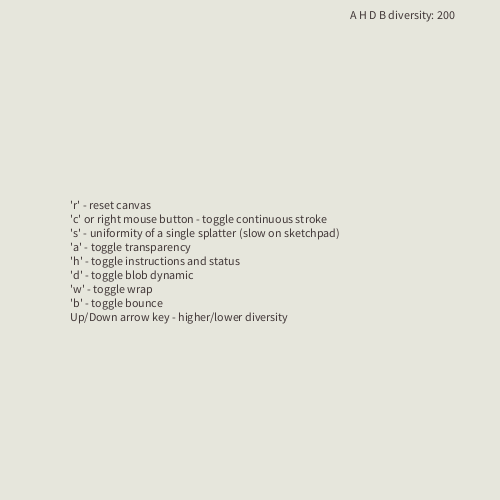
Frame 1 (no input)
Frame 60 (the mouse pressed at the canvas centre just before this capture): identical to frame 1, image omitted
Frame 120 (the mouse held since frame 60 and released just before this capture): identical to frame 1, image omitted

The Processing sketch that drew this single still picture (run headless with seeded random() and noise(); from frame 60 on, the mouse is pressed at the canvas centre):

// Processing sketch: sketch_150127c
// ── sketch_150127c.pde
float r,g,b,a; // rgba values for the splatters.
boolean continuous; // whether continuous stroke is enabled.
boolean help; // whether to display help.
boolean sort; // whether biggher spots are printed first.
boolean alpha; // whether alpha channel is used.
boolean dynamic; // whether blobs move around.
boolean wrap; // whether blobs wrap around.
boolean bounce; // whether blobs bounce around.
int diversity; // diversity of color.
ArrayList<Blob> bList;
 
void setup() {
  size(500,500);
  background(230,230,220);
  continuous = false;
  help = true;
  sort = false;
  alpha = true;
  diversity = 200;
  dynamic = true;
  wrap = false;
  bounce = true;
  // original color for the splatters
  r = (randomGaussian()*(second()+minute()*60+hour()*3600))%255;
  g = (randomGaussian()*(second()+minute()*60+hour()*3600))%255;
  b = (randomGaussian()*(second()+minute()*60+hour()*3600))%255;
  a = (randomGaussian()*(second()+minute()*60+hour()*3600))%200+55;
  displayInstructions();
  bList = new ArrayList<Blob>();
}
 
void draw() {
  if (continuous)
    splatter(mouseX,mouseY);
  if (dynamic){
    background(230,230,220);
    for (Blob b : bList){
      b.update();
      b.display();
    }
    if (help){
      displayInstructions();
    }
    if (bounce){
      for (Blob b : bList)
        b.bounce();
    }
    else if(wrap){
      for (Blob b : bList)
        b.wrap();
    }
    else {
      ArrayList<Integer> bListBoundary = new ArrayList<Integer>();
      int idx = 0;
      for (Blob b : bList){
        if (b.boundary());
          bListBoundary.add(idx);
        idx++;
      }
      for (int i = bListBoundary.size()-1; i >= 0; i--){
        bList.remove(bListBoundary.get(i));
      }
    }
  }
}
 
void keyPressed() {
  // reset canvas
  if (key == 'r') {
    background(230,230,220);
    String s = "'r' - reset canvas\n'c' or right mouse button - continuous stroke\n"+
               "'s' - uniformity of a single splatter\n"+
               "'a' - toggle transparency\n"+
               "Up/Down arrow key - higher/lower diversity\n";
    fill(65,55,55);
    text(s, width*0.2, height*0.4, width*0.8, height*0.3);
  }
  // toggle continuous stroke
  else if (key == 'c') {
    continuous = !continuous;
  }
  else if (key == 's') {
    sort = !sort;
  }
  else if (key == 'a') {
    alpha = !alpha;
  }
  else if (key == 'h') {
    help = !help; 
  }
  else if (key == 'd') {
    dynamic = !dynamic;
  }
  else if (key == 'b') {
    bounce = !bounce;
    wrap = false;
  }
  else if (key == 'w') {
    wrap = !wrap;
    bounce = false;
  }
  else if (key == CODED) {
    if (keyCode == UP) {
      diversity *= 1.1;
    } else if (keyCode == DOWN) {
      diversity *= 0.9;
    } 
  }
}
 
void mouseClicked() {
  // paint at the cursor location
  if (mouseButton == LEFT)
    splatter(mouseX, mouseY);
  // toggle continuous stroke
  else if (mouseButton == RIGHT)
    continuous = !continuous;
}
 
void splatter(float mx,float my) {
  // set diameters of spots
  int numSplatter = int(randomGaussian()*10+50);
  float[] splatters = new float[numSplatter];
  for (int i = 0; i < numSplatter; i++){
    splatters[i] = abs(randomGaussian()*width/random(40,50));
  }
  if (sort)
    splatters = sort(splatters);
  //println(splatters);
  //int td = 5;
  // print spots from the largest to the smallest
  for (int i = numSplatter-1; i >= 0; i--) {
    // assign location
    float dia = splatters[i];
    float sx = randomGaussian()*(width/5/dia)+mx;
    float sy = randomGaussian()*(width/5/dia)+my;  
    // apply change to color  
    int j = int(random(4));
    switch (i){
      case 0:
        r = constrain((randomGaussian()*diversity*(abs(mx-width/2)*abs(my-height/2))/width/height+r), 0, 255);
        break;
      case 1:
        g = constrain((randomGaussian()*diversity*(abs(mx-width/2)*abs(my-height/2))/width/height+g), 0, 255);
        break;
      case 2:
        b = constrain((randomGaussian()*diversity*(abs(mx-width/2)*abs(my-height/2))/width/height+b), 0, 255);
        break;
      case 3:
        if (alpha)
            a = constrain((randomGaussian()*diversity*(abs(mx-width/2)*abs(my-height/2))/width/height+a), 55, 255);
        else a = 255;
    }
    // draw spot
    if (!dynamic){
      noStroke();
      fill(r,g,b,a);
      ellipse(sx,sy,dia,dia);
    }
    bList.add(new Blob(sx,sy,r,g,b,a,dia));
    //int t0 = millis();
    //while (millis() < t0+td) {println(millis());}
    //td *= 1;
  }
}

class Blob {
  PVector pos;
  PVector vel;
  float dia;
  color cfill;
  
  Blob(float x,float y,float r,float g,float b,float a,float d){
    pos = new PVector(x, y);
    vel = new PVector(random(-1.0,1.0), random(-1.0,1.0));
    dia = d;
    cfill =color(r,g,b,a);
  }
  
  void update(){
    pos.add(vel);
  }
  void wrap(){
    if (pos.x>width+dia/2 || pos.x<0-dia/2) pos.x = width-pos.x;
    if (pos.y>height+dia/2 || pos.y<0-dia/2) pos.y = height-pos.y;
  }
  void bounce(){
    if (pos.x>width-dia/2 || pos.x<dia/2) vel.x *= -1;
    if (pos.y>height-dia/2 || pos.y<dia/2) vel.y *= -1;
  }
  boolean boundary(){
    if (pos.x>width+dia || pos.x<0-dia || pos.y>height+dia || pos.y<0-dia)
      return true;
    return false;
  }
  
  void display(){
    noStroke();
    fill(cfill);
    ellipse(pos.x,pos.y,dia,dia);
  }

}

void displayInstructions(){
  String s = "'r' - reset canvas\n'c' or right mouse button - toggle continuous stroke\n"+
             "'s' - uniformity of a single splatter (slow on sketchpad)\n"+
             "'a' - toggle transparency\n"+
             "'h' - toggle instructions and status\n"+
             "'d' - toggle blob dynamic\n"+
             "'w' - toggle wrap\n"+
             "'b' - toggle bounce\n"+
             "Up/Down arrow key - higher/lower diversity\n";
  fill(65,55,55);
  text(s, width*0.14, height*0.4, width*0.8, height*0.3);
  String stat = (sort?"S ":"")+(alpha?"A ":"")+(help?"H ":"")+(dynamic?"D ":"")+(wrap?"W ":"")+(bounce?"B ":"")+("diversity: "+diversity);
  fill(65,55,55);
  text(stat, width*0.7, height*0.02, width*0.4, height*0.2);
}
